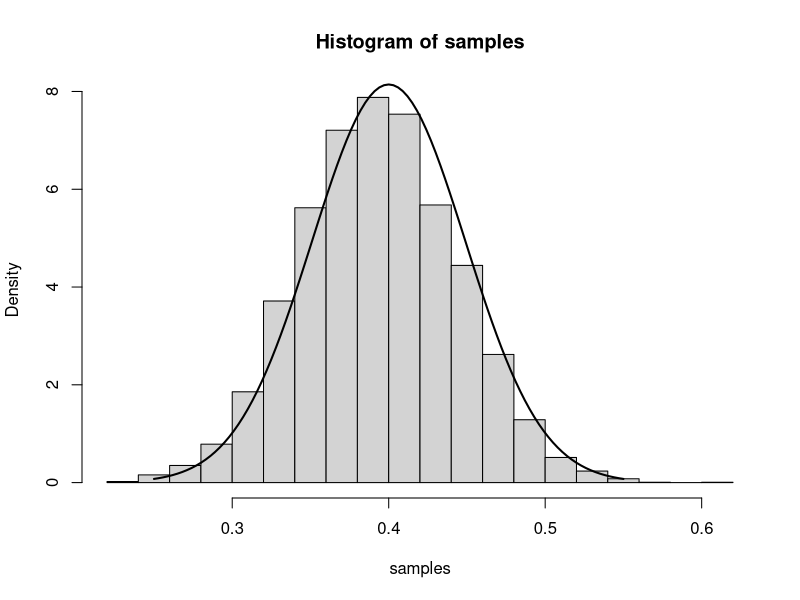
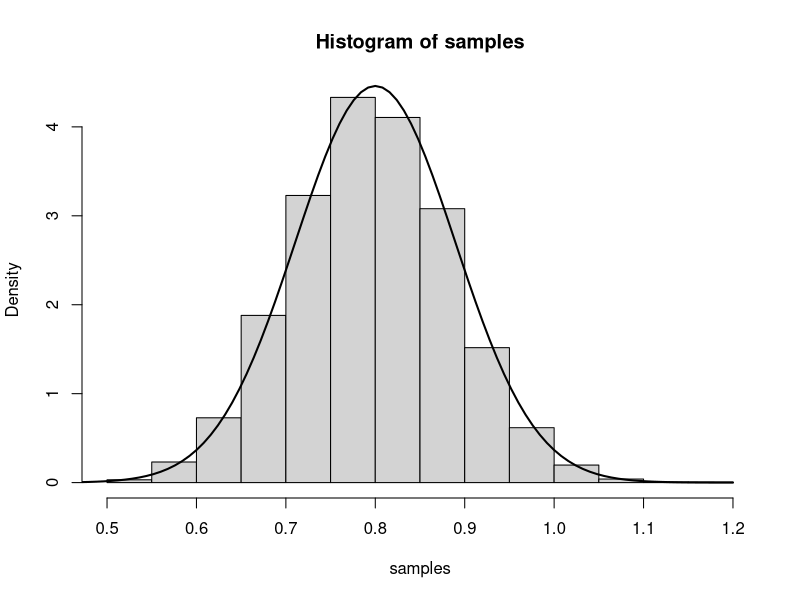

Recreate these plots in R, in order.
## ---- chunk 1
knitr::opts_chunk$set(echo = TRUE)
## ---- chunk 2
num.iterations         <- 7000
p.truth                <- 0.4
num.samples.per.iter   <- 100
samples                <- numeric(num.iterations)
for(iter in seq_len(num.iterations)) {
  samples[iter] <- mean(rbinom(num.samples.per.iter, 1, p.truth))
}
hist(samples, freq=F)
curve(dnorm(x, mean=p.truth,sd=sqrt((p.truth*(1-p.truth)/num.samples.per.iter) )), .25, .55, lwd=2, xlab = "", ylab = "", add = T)
## ---- chunk 3
num.iterations         <- 7000
lambda.truth           <- 0.8
num.samples.per.iter   <- 100
samples                <- numeric(num.iterations)
for(iter in seq_len(num.iterations)) {
  samples[iter] <- mean(rpois(num.samples.per.iter, lambda.truth))
}
hist(samples, freq=F)
curve(dnorm(x, mean=lambda.truth,sd=sqrt(lambda.truth/num.samples.per.iter) ), 0.4, 1.2, lwd=2, xlab = "", ylab = "", add = T)
